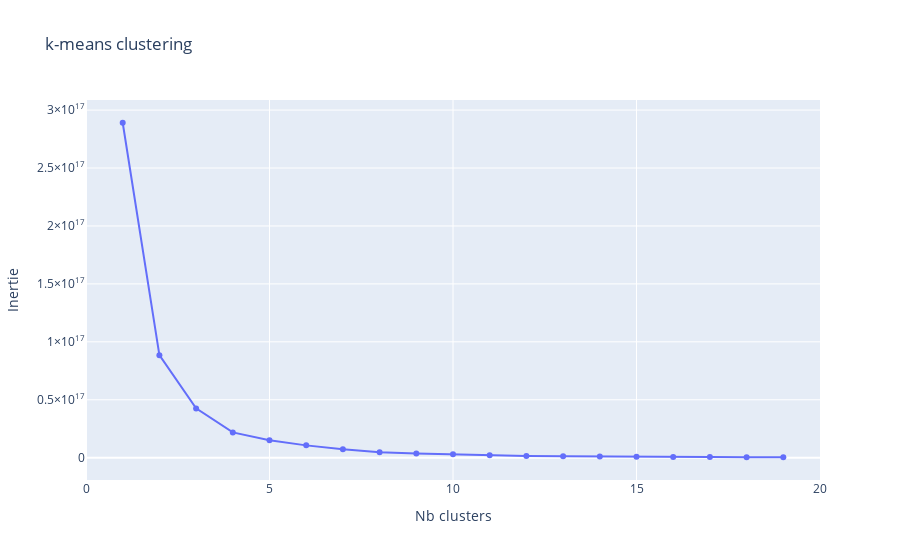

Notebook source saved alongside this figure:
### Markdown cell above
déterminer maintenant le nombre optimal de clusters pour l'algorithme k-means en utilisant la méthode du coude (elbow method).

### Code cell
# Définition de la fonction cluster pour entraîner l'algorithme k-means
def cluster(n_clusters):
    # Création de l'instance de l'algorithme k-means avec le nombre de clusters spécifié
    kmeans = KMeans(n_clusters=n_clusters, n_init=10)
    # Entraînement de l'algorithme sur les données réduites
    kmeans.fit(X_reduced)
    # Prédiction des clusters pour chaque observation
    Z = kmeans.predict(X_reduced)
    # Retourne l'objet k-means entraîné et les prédictions de clusters
    return kmeans, Z

# Détermination du nombre optimal de clusters en utilisant la méthode du coude
# max_clusters spécifie le nombre maximal de clusters à tester
max_clusters = 20
# Initialisation d'un tableau pour stocker l'inertie pour chaque nombre de clusters
inerties = np.zeros(max_clusters)

# Boucle sur une plage de 1 à max_clusters - 1 pour tester différents nombres de clusters
for i in range(1, max_clusters):
    # Appel de la fonction cluster avec le nombre actuel de clusters
    kmeans, Z = cluster(i)
    # Enregistrement de l'inertie de l'algorithme k-means pour chaque nombre de clusters
    inerties[i] = kmeans.inertia_

# Création d'un graphique de l'inertie en fonction du nombre de clusters
data_kmeans = pgo.Scatter(
    x=np.arange(1, max_clusters),  # Nombre de clusters sur l'axe des x
    y=inerties[1:]  # Inertie sur l'axe des y
)

# Configuration du layout du graphique
layout1 = pgo.Layout(
    title="k-means clustering",  # Titre du graphique
    xaxis=pgo.layout.XAxis(title="Nb clusters", range=[0, max_clusters]),  # Titre et plage de l'axe des x
    yaxis=pgo.layout.YAxis(title="Inertie")  # Titre de l'axe des y
)

# Création de la figure contenant le graphique
fig1 = pgo.Figure(data=data_kmeans, layout=layout1)

# Affichage du graphique
iplot(fig1, filename="clustering-inerties")

### Figure 1 — Plotly figure (JSON) as saved in the notebook; plotly's stock layout.template omitted (floating-point values rounded to 4 significant figures)
{"data": [{"type": "scatter", "x": [1, 2, 3, 4, 5, 6, 7, 8, 9, 10, 11, 12, 13, 14, 15, 16, 17, 18, 19], "y": [289075082130811100, 88484750150033140, 42546376712761736, 21835755219353140, 15033355638287920, 10622808076445576, 7178468137866226, 4654822436481413, 3664339284793559, 2891000000000000.0, 2061000000000000.0, 1512000000000000.0, 1234000000000000.0, 932000000000000.0, 786900000000000.0, 664200000000000.0, 563900000000000.0, 473765939144342, 368400000000000.0]}], "layout": {"title": {"text": "k-means clustering"}, "xaxis": {"range": [0, 20], "title": {"text": "Nb clusters"}}, "yaxis": {"title": {"text": "Inertie"}}}}
